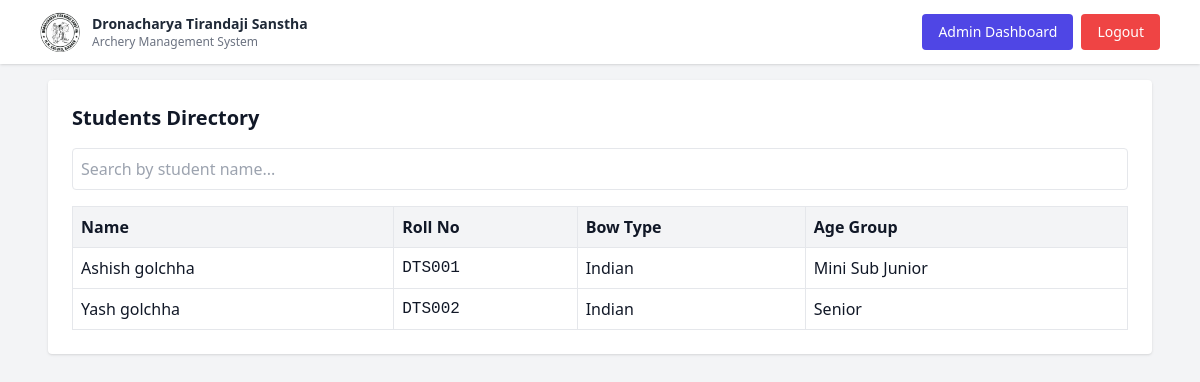
Page /admin/students (signed in) on the earlier database version.
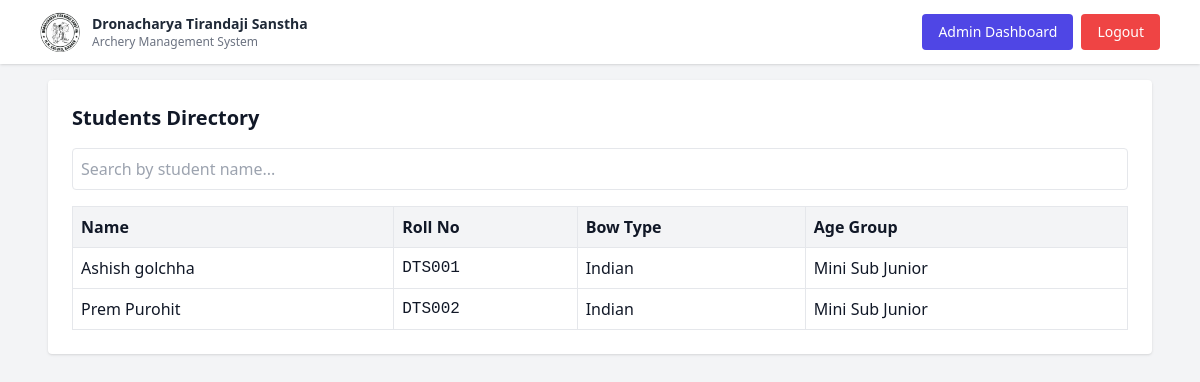
Same page on the later database version.
### models.py (models this page shows)
class StudentProfile(db.Model):
    __tablename__ = 'profiles'
    id = db.Column(db.Integer, primary_key=True)
    user_id = db.Column(db.Integer, db.ForeignKey('users.id'), nullable=False)
    name = db.Column(db.String(200))
    father_name = db.Column(db.String(200))
    mother_name = db.Column(db.String(200))
    dob = db.Column(db.String(20))
    dob_cert_no = db.Column(db.String(100))
    gender = db.Column(db.String(20))
    address = db.Column(db.Text)
    mobile_no = db.Column(db.String(20))
    parent_mobile_no = db.Column(db.String(20))
    aadhar_no = db.Column(db.String(40))
    raa_no = db.Column(db.String(80))
    aai_no = db.Column(db.String(80))
    bow_type = db.Column(db.String(50))
    photo_filename = db.Column(db.String(300))
    age_group = db.Column(db.String(80))
    roll_no = db.Column(db.String(20), unique=True)
    created_at = db.Column(db.DateTime, default=datetime.utcnow)
    user = db.relationship('User', back_populates='profile')

### app.py (the view)
@app.route('/admin/students')
def admin_students():
    if not session.get('is_admin'):
        return redirect(url_for('login'))
    q = request.args.get('q', '').strip()
    query = StudentProfile.query
    if q:
        query = query.filter(
            StudentProfile.name.ilike(f"%{q}%")
        )
    students = query.order_by(StudentProfile.name.asc()).all()
    return render_template(
        'admin_students.html',
        students=students,
        q=q
    )

### app.py (called while the page is built)
@app.context_processor
def inject_current_user():
    user = None
    if session.get('user_id'):
        user = User.query.get(session['user_id'])
    return dict(current_user=user)

### templates/admin_students.html (shortened to what this page needs)
{% extends 'base.html' %}
{% block content %}
<div class="bg-white p-6 rounded shadow">
    <h2 class="text-xl font-bold mb-4">Students Directory</h2>
    <form method="get" class="mb-4">
        <input
            type="text"
            name="q"
            value="{{ q }}"
            placeholder="Search by student name..."
            class="w-full p-2 border rounded"
        >
    </form>
    <table class="w-full text-left border">
        <thead class="bg-gray-100">
            <tr>
                <th class="p-2 border">Name</th>
                <th class="p-2 border">Roll No</th>
                <th class="p-2 border">Bow Type</th>
                <th class="p-2 border">Age Group</th>
            </tr>
        </thead>
        <tbody>
            {% for s in students %}
            <tr class="border-t">
                <td class="p-2 border">{{ s.name }}</td>
                <td class="p-2 border font-mono">{{ s.roll_no }}</td>
                <td class="p-2 border">{{ s.bow_type }}</td>
                <td class="p-2 border">{{ s.age_group }}</td>
            </tr>
            {% else %}
            <tr>
                <td colspan="4" class="p-4 text-center text-gray-500">
                    No students found
                </td>
            </tr>
            {% endfor %}
        </tbody>
    </table>
</div>
{% endblock %}

### templates/base.html (shortened to what this page needs)
<!doctype html>
<html lang="en">
    <head>
        <script src="https://cdn.tailwindcss.com"></script>
    </head>
    <body class="bg-gray-100 text-gray-900">
        <nav class="bg-white shadow sticky top-0 z-50">
            <div class="max-w-6xl mx-auto px-4">
                <div class="flex items-center justify-between h-16">
                    <a href="/" class="flex items-center gap-3">
                        <img src="{{ url_for('static', filename='images/logo.png') }}"
                            alt="Logo"
                            class="h-10 w-10 rounded-full">
                        <div class="hidden sm:block leading-tight">
                            <div class="text-sm font-bold text-gray-800">
                                Dronacharya Tirandaji Sanstha
                            </div>
                            <div class="text-xs text-gray-500">
                                Archery Management System
                            </div>
                        </div>
                    </a>
                    <div class="flex items-center gap-2">
                        <div class="hidden sm:flex items-center gap-2">
                            {% if session.get('user_id') %}
                                {% if session.get('is_admin') %}
                                    <a href="{{ url_for('admin_dashboard') }}"
                                    class="px-4 py-2 bg-indigo-600 text-white rounded text-sm hover:bg-indigo-700">
                                        Admin Dashboard
                                    </a>
                                {% else %}
                                    <a href="{{ url_for('student_dashboard') }}"
                                    class="px-4 py-2 bg-indigo-600 text-white rounded text-sm hover:bg-indigo-700">
                                        Student Dashboard
                                    </a>
                                {% endif %}
                                <a href="{{ url_for('logout') }}"
                                class="px-4 py-2 bg-red-500 text-white rounded text-sm hover:bg-red-600">
                                    Logout
                                </a>
                            {% else %}
                                <a href="{{ url_for('login') }}"
                                class="px-4 py-2 bg-indigo-600 text-white rounded text-sm hover:bg-indigo-700">
                                    Login
                                </a>
                            {% endif %}
                        </div>
                    </div>
                </div>
            </div>
        </nav>
        <main class="max-w-6xl mx-auto px-3 sm:px-6 py-4">
            {% block content %}{% endblock %}
        </main>
    </body>
</html>

Differences in the rows shown:
removed StudentProfile: name "Yash golchha", roll_no "DTS002", bow_type "Indian", age_group "Senior"
added StudentProfile: name "Prem Purohit", roll_no "DTS002", bow_type "Indian", age_group "Mini Sub Junior"
